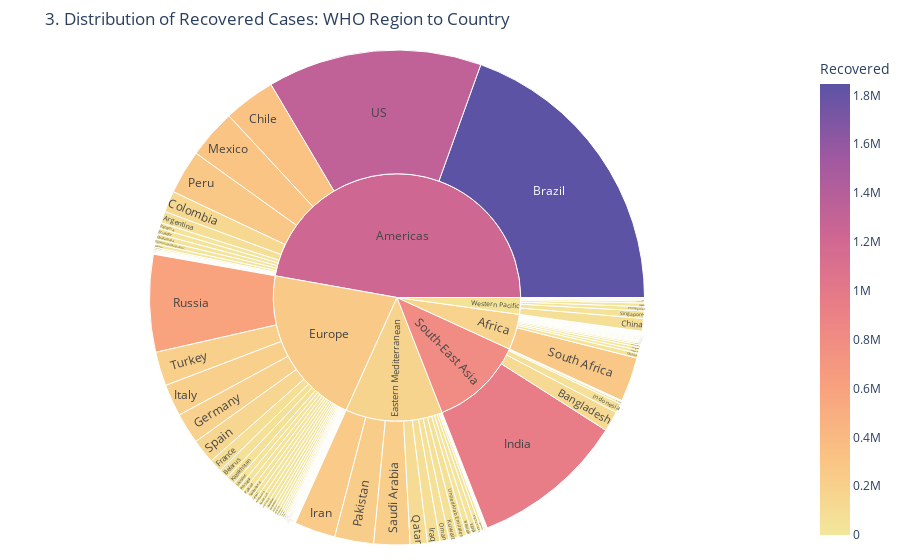

Notebook cell for this chart:
### Markdown cell above
Recovered Cases Hierarchy (Region -> Country)

### Code cell
## ANALYSIS 3: SUNBURST CHART - Recovered Cases Hierarchy (Region -> Country)

if not df.empty:
    # df.empty: True if DataFrame is empty (no items), else False.
    # not df.empty: True if DataFrame has items, else False.
    # if not df.empty: Proceed only if DataFrame has data.
    # This checking avoids errors like: AttributeError or Key Error in the case the Data Frame was
    # loaded wrong
    
    #Sunburst chart in Spanish: Diagrama de Sol 

    # 1. Prepare data for Sunburst: Drop rows where 'Recovered' is missing (NaN)
    sunburst_df = df.dropna(subset=['Recovered']).copy()
    # df.dropna(subset=['Recovered']): Remove rows where 'Recovered' is NaN
    # subset: it focuses only on the "Recovered" column to check for NaN values
    # .copy(): Create a copy to avoid SettingWithCopyWarning
    
    # 2. FIX FOR ZeroDivisionError: Filter out countries where Recovered cases are zero.
    #    Plotly cannot normalize weights if the sum of all values is zero.
    sunburst_df = sunburst_df[sunburst_df['Recovered'] > 0]
    # sunburst_df = sunburst_df: rewrite sunburst_df
    # sunburst_df[sunburst_df['Recovered'] > 0]: Keep only rows where 'Recovered' > 0
    
    # Check if there is still data to plot after filtering
    if not sunburst_df.empty:
        # df.empty: True if DataFrame is empty (no items), else False.
        # not df.empty: True if DataFrame has items, else False.
        # if not df.empty: Proceed only if DataFrame has data.
        # This checking avoids errors like: AttributeError or Key Error in the case the Data Frame was
        # loaded wrong

        # Sunburst chart visualizes hierarchical data (Region -> Country)
        fig3 = px.sunburst(
            sunburst_df, 
            path=['WHO Region', 'Country/Region'], # Define the hierarchy levels
            # Hierarchy in Spanish: Jerarquía
            values='Recovered',                    # Size based on total 'Recovered' cases
            color='Recovered',                     # Color gradient based on the count
            title='3. Distribution of Recovered Cases: WHO Region to Country',
            color_continuous_scale=px.colors.sequential.Sunset
        )

        # Adjust margins
        fig3.update_layout(
            margin=dict(t=50, l=0, r=0, b=15)
        )
        #Margens for visualization: T= top L = left R= right B= bottom
    

        fig3.show()

### Figure 1 — Plotly figure (JSON) as saved in the notebook; plotly's stock layout.template omitted (floating-point values rounded to 4 significant figures; data arrays with more than 128 entries replaced by an {"elided": "..."} marker saying what was removed)
{"data": [{"branchvalues": "total", "customdata": {"elided": "187x1 float values"}, "domain": {"x": [0, 1], "y": [0, 1]}, "hovertemplate": "labels=%{label}<br>Recovered_sum=%{value}<br>parent=%{parent}<br>id=%{id}<br>Recovered=%{color}<extra></extra>", "ids": {"elided": "187 str values"}, "labels": {"elided": "187 str values"}, "marker": {"coloraxis": "coloraxis", "colors": {"elided": "187 float values"}}, "name": "", "parents": {"elided": "187 str values"}, "type": "sunburst", "values": {"elided": "187 int values"}}], "layout": {"coloraxis": {"colorbar": {"title": {"text": "Recovered"}}, "colorscale": [[0, "rgb(243, 231, 155)"], [0.1667, "rgb(250, 196, 132)"], [0.3333, "rgb(248, 160, 126)"], [0.5, "rgb(235, 127, 134)"], [0.6667, "rgb(206, 102, 147)"], [0.8333, "rgb(160, 89, 160)"], [1, "rgb(92, 83, 165)"]]}, "legend": {"tracegroupgap": 0}, "margin": {"b": 15, "l": 0, "r": 0, "t": 50}, "title": {"text": "3. Distribution of Recovered Cases: WHO Region to Country"}}}
